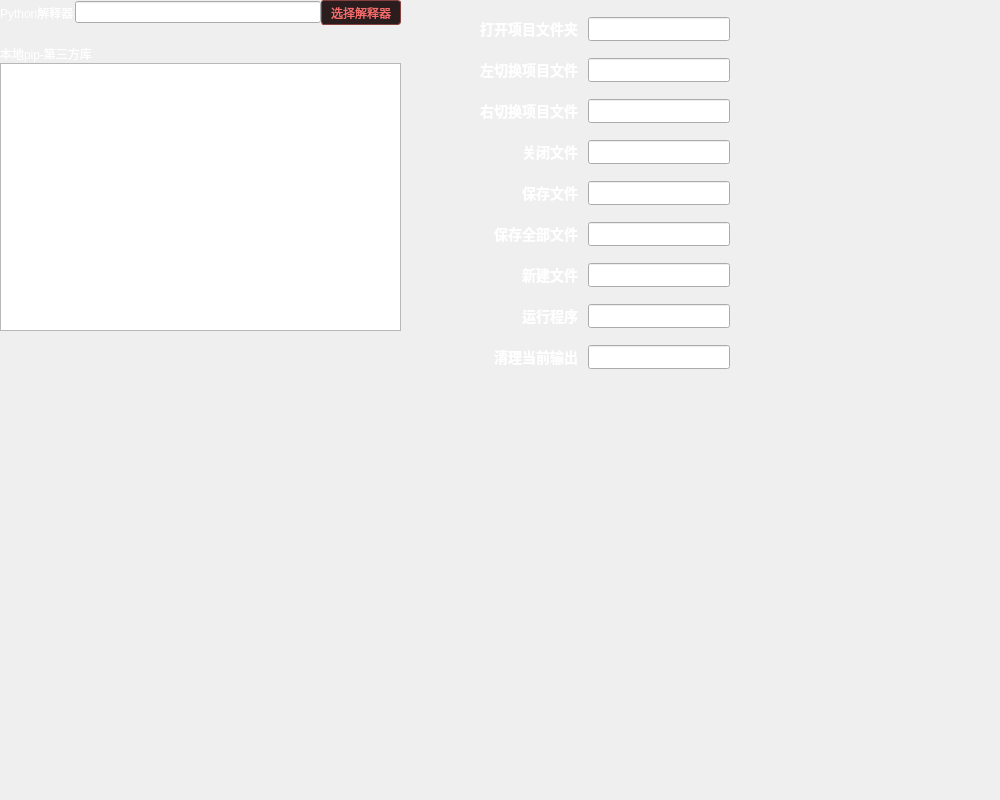
<?xml version="1.0" encoding="UTF-8"?>
<ui version="4.0">
 <class>TabPage</class>
 <widget class="QMainWindow" name="TabPage">
  <property name="geometry">
   <rect>
    <x>0</x>
    <y>0</y>
    <width>1000</width>
    <height>800</height>
   </rect>
  </property>
  <property name="windowTitle">
   <string>MainWindow</string>
  </property>
  <widget class="QWidget" name="centralwidget">
   <property name="styleSheet">
    <string notr="true">font-family:'Consolas';</string>
   </property>
   <widget class="QWidget" name="widget_python" native="true">
    <property name="geometry">
     <rect>
      <x>0</x>
      <y>0</y>
      <width>401</width>
      <height>331</height>
     </rect>
    </property>
    <layout class="QVBoxLayout" name="verticalLayout">
     <property name="spacing">
      <number>0</number>
     </property>
     <property name="leftMargin">
      <number>0</number>
     </property>
     <property name="topMargin">
      <number>0</number>
     </property>
     <property name="rightMargin">
      <number>0</number>
     </property>
     <property name="bottomMargin">
      <number>0</number>
     </property>
     <item>
      <layout class="QHBoxLayout" name="horizontalLayout">
       <property name="spacing">
        <number>0</number>
       </property>
       <item>
        <widget class="QLabel" name="label">
         <property name="styleSheet">
          <string notr="true">color:white;</string>
         </property>
         <property name="text">
          <string>Python解释器</string>
         </property>
        </widget>
       </item>
       <item>
        <widget class="QLineEdit" name="lineEdit_pythonexe">
         <property name="styleSheet">
          <string notr="true">color:white;</string>
         </property>
        </widget>
       </item>
       <item>
        <widget class="QPushButton" name="pushButton_choosepython">
         <property name="minimumSize">
          <size>
           <width>80</width>
           <height>25</height>
          </size>
         </property>
         <property name="styleSheet">
          <string notr="true">#pushButton_choosepython{
border-radius:3%;
border:1px solid;
background:rgb(42.5, 28.8, 28.8);
border-color:rgb(132.5, 64, 64);
color:#F56C6C;
}

#pushButton_choosepython::hover{
background:#F56C6C;
border-color:#F56C6C;
color:white;
}

#pushButton_choosepython::pressed{
background:rgb(247, 137.4, 137.4);
border-color:rgb(247, 137.4, 137.4);
color:white;
}</string>
         </property>
         <property name="text">
          <string>选择解释器</string>
         </property>
        </widget>
       </item>
      </layout>
     </item>
     <item>
      <widget class="QWidget" name="widget_space_1" native="true">
       <property name="minimumSize">
        <size>
         <width>0</width>
         <height>20</height>
        </size>
       </property>
      </widget>
     </item>
     <item>
      <widget class="QLabel" name="label_2">
       <property name="styleSheet">
        <string notr="true">color:white;</string>
       </property>
       <property name="text">
        <string>本地pip-第三方库</string>
       </property>
      </widget>
     </item>
     <item>
      <widget class="QTableView" name="tableView_pip">
       <property name="styleSheet">
        <string notr="true">color:white;</string>
       </property>
      </widget>
     </item>
    </layout>
   </widget>
   <widget class="QWidget" name="widget_shortcut" native="true">
    <property name="geometry">
     <rect>
      <x>480</x>
      <y>10</y>
      <width>381</width>
      <height>371</height>
     </rect>
    </property>
    <layout class="QGridLayout" name="gridLayout">
     <property name="leftMargin">
      <number>0</number>
     </property>
     <property name="topMargin">
      <number>0</number>
     </property>
     <property name="rightMargin">
      <number>0</number>
     </property>
     <property name="bottomMargin">
      <number>0</number>
     </property>
     <property name="spacing">
      <number>10</number>
     </property>
     <item row="7" column="1">
      <widget class="QKeySequenceEdit" name="keySequenceEdit_run_python">
       <property name="maximumSize">
        <size>
         <width>400</width>
         <height>16777215</height>
        </size>
       </property>
       <property name="styleSheet">
        <string notr="true">color:white;
font-size:14px;
font-weight:700;</string>
       </property>
       <property name="keySequence">
        <string>Ctrl+Shift+F10</string>
       </property>
      </widget>
     </item>
     <item row="0" column="1">
      <widget class="QKeySequenceEdit" name="keySequenceEdit_openprogram">
       <property name="maximumSize">
        <size>
         <width>400</width>
         <height>16777215</height>
        </size>
       </property>
       <property name="styleSheet">
        <string notr="true">color:white;
font-size:14px;
font-weight:700;</string>
       </property>
       <property name="keySequence">
        <string>Ctrl+O</string>
       </property>
      </widget>
     </item>
     <item row="0" column="0">
      <widget class="QLabel" name="label_openprogram">
       <property name="maximumSize">
        <size>
         <width>16777215</width>
         <height>16777215</height>
        </size>
       </property>
       <property name="styleSheet">
        <string notr="true">color:white;
font-size:14px;
font-weight:700;</string>
       </property>
       <property name="text">
        <string>打开项目文件夹</string>
       </property>
       <property name="alignment">
        <set>Qt::AlignRight|Qt::AlignTrailing|Qt::AlignVCenter</set>
       </property>
      </widget>
     </item>
     <item row="1" column="1">
      <widget class="QKeySequenceEdit" name="keySequenceEdit_left_change_file">
       <property name="maximumSize">
        <size>
         <width>400</width>
         <height>16777215</height>
        </size>
       </property>
       <property name="styleSheet">
        <string notr="true">color:white;
font-size:14px;
font-weight:700;</string>
       </property>
       <property name="keySequence">
        <string>Alt+Q</string>
       </property>
      </widget>
     </item>
     <item row="4" column="1">
      <widget class="QKeySequenceEdit" name="keySequenceEdit_save_file">
       <property name="maximumSize">
        <size>
         <width>400</width>
         <height>16777215</height>
        </size>
       </property>
       <property name="styleSheet">
        <string notr="true">color:white;
font-size:14px;
font-weight:700;</string>
       </property>
       <property name="keySequence">
        <string>Ctrl+S</string>
       </property>
      </widget>
     </item>
     <item row="5" column="1">
      <widget class="QKeySequenceEdit" name="keySequenceEdit_save_all">
       <property name="maximumSize">
        <size>
         <width>400</width>
         <height>16777215</height>
        </size>
       </property>
       <property name="styleSheet">
        <string notr="true">color:white;
font-size:14px;
font-weight:700;</string>
       </property>
       <property name="keySequence">
        <string>Ctrl+Shift+S</string>
       </property>
      </widget>
     </item>
     <item row="6" column="0">
      <widget class="QLabel" name="label_new_file">
       <property name="maximumSize">
        <size>
         <width>16777215</width>
         <height>16777215</height>
        </size>
       </property>
       <property name="styleSheet">
        <string notr="true">color:white;
font-size:14px;
font-weight:700;</string>
       </property>
       <property name="text">
        <string>新建文件</string>
       </property>
       <property name="alignment">
        <set>Qt::AlignRight|Qt::AlignTrailing|Qt::AlignVCenter</set>
       </property>
      </widget>
     </item>
     <item row="7" column="0">
      <widget class="QLabel" name="label_run_python">
       <property name="maximumSize">
        <size>
         <width>16777215</width>
         <height>16777215</height>
        </size>
       </property>
       <property name="styleSheet">
        <string notr="true">color:white;
font-size:14px;
font-weight:700;</string>
       </property>
       <property name="text">
        <string>运行程序</string>
       </property>
       <property name="alignment">
        <set>Qt::AlignRight|Qt::AlignTrailing|Qt::AlignVCenter</set>
       </property>
      </widget>
     </item>
     <item row="4" column="0">
      <widget class="QLabel" name="label_save_file">
       <property name="maximumSize">
        <size>
         <width>16777215</width>
         <height>16777215</height>
        </size>
       </property>
       <property name="styleSheet">
        <string notr="true">color:white;
font-size:14px;
font-weight:700;</string>
       </property>
       <property name="text">
        <string>保存文件</string>
       </property>
       <property name="alignment">
        <set>Qt::AlignRight|Qt::AlignTrailing|Qt::AlignVCenter</set>
       </property>
      </widget>
     </item>
     <item row="6" column="1">
      <widget class="QKeySequenceEdit" name="keySequenceEdit_new_file">
       <property name="maximumSize">
        <size>
         <width>400</width>
         <height>16777215</height>
        </size>
       </property>
       <property name="styleSheet">
        <string notr="true">color:white;
font-size:14px;
font-weight:700;</string>
       </property>
       <property name="keySequence">
        <string>Ctrl+N</string>
       </property>
      </widget>
     </item>
     <item row="3" column="0">
      <widget class="QLabel" name="label_close_file">
       <property name="maximumSize">
        <size>
         <width>16777215</width>
         <height>16777215</height>
        </size>
       </property>
       <property name="styleSheet">
        <string notr="true">color:white;
font-size:14px;
font-weight:700;</string>
       </property>
       <property name="text">
        <string>关闭文件</string>
       </property>
       <property name="alignment">
        <set>Qt::AlignRight|Qt::AlignTrailing|Qt::AlignVCenter</set>
       </property>
      </widget>
     </item>
     <item row="5" column="0">
      <widget class="QLabel" name="label_save_all">
       <property name="maximumSize">
        <size>
         <width>16777215</width>
         <height>16777215</height>
        </size>
       </property>
       <property name="styleSheet">
        <string notr="true">color:white;
font-size:14px;
font-weight:700;</string>
       </property>
       <property name="text">
        <string>保存全部文件</string>
       </property>
       <property name="alignment">
        <set>Qt::AlignRight|Qt::AlignTrailing|Qt::AlignVCenter</set>
       </property>
      </widget>
     </item>
     <item row="2" column="0">
      <widget class="QLabel" name="label_right_change_file">
       <property name="maximumSize">
        <size>
         <width>16777215</width>
         <height>16777215</height>
        </size>
       </property>
       <property name="styleSheet">
        <string notr="true">color:white;
font-size:14px;
font-weight:700;</string>
       </property>
       <property name="text">
        <string>右切换项目文件</string>
       </property>
       <property name="alignment">
        <set>Qt::AlignRight|Qt::AlignTrailing|Qt::AlignVCenter</set>
       </property>
      </widget>
     </item>
     <item row="0" column="2">
      <spacer name="horizontalSpacer">
       <property name="orientation">
        <enum>Qt::Horizontal</enum>
       </property>
       <property name="sizeHint" stdset="0">
        <size>
         <width>40</width>
         <height>20</height>
        </size>
       </property>
      </spacer>
     </item>
     <item row="2" column="1">
      <widget class="QKeySequenceEdit" name="keySequenceEdit_right_change_file">
       <property name="maximumSize">
        <size>
         <width>400</width>
         <height>16777215</height>
        </size>
       </property>
       <property name="styleSheet">
        <string notr="true">color:white;
font-size:14px;
font-weight:700;</string>
       </property>
       <property name="keySequence">
        <string>Alt+E</string>
       </property>
      </widget>
     </item>
     <item row="3" column="1">
      <widget class="QKeySequenceEdit" name="keySequenceEdit_close_file">
       <property name="maximumSize">
        <size>
         <width>400</width>
         <height>16777215</height>
        </size>
       </property>
       <property name="styleSheet">
        <string notr="true">color:white;
font-size:14px;
font-weight:700;</string>
       </property>
       <property name="keySequence">
        <string>Alt+C</string>
       </property>
      </widget>
     </item>
     <item row="1" column="0">
      <widget class="QLabel" name="label_left_change_file">
       <property name="maximumSize">
        <size>
         <width>16777215</width>
         <height>16777215</height>
        </size>
       </property>
       <property name="styleSheet">
        <string notr="true">color:white;
font-size:14px;
font-weight:700;</string>
       </property>
       <property name="text">
        <string>左切换项目文件</string>
       </property>
       <property name="alignment">
        <set>Qt::AlignRight|Qt::AlignTrailing|Qt::AlignVCenter</set>
       </property>
      </widget>
     </item>
     <item row="8" column="0">
      <widget class="QLabel" name="label_clean_output">
       <property name="maximumSize">
        <size>
         <width>16777215</width>
         <height>16777215</height>
        </size>
       </property>
       <property name="styleSheet">
        <string notr="true">color:white;
font-size:14px;
font-weight:700;</string>
       </property>
       <property name="text">
        <string>清理当前输出</string>
       </property>
       <property name="alignment">
        <set>Qt::AlignRight|Qt::AlignTrailing|Qt::AlignVCenter</set>
       </property>
      </widget>
     </item>
     <item row="8" column="1">
      <widget class="QKeySequenceEdit" name="keySequenceEdit_clean_output">
       <property name="maximumSize">
        <size>
         <width>400</width>
         <height>16777215</height>
        </size>
       </property>
       <property name="styleSheet">
        <string notr="true">color:white;
font-size:14px;
font-weight:700;</string>
       </property>
       <property name="keySequence">
        <string>F1</string>
       </property>
      </widget>
     </item>
    </layout>
   </widget>
  </widget>
 </widget>
 <resources/>
 <connections/>
</ui>
